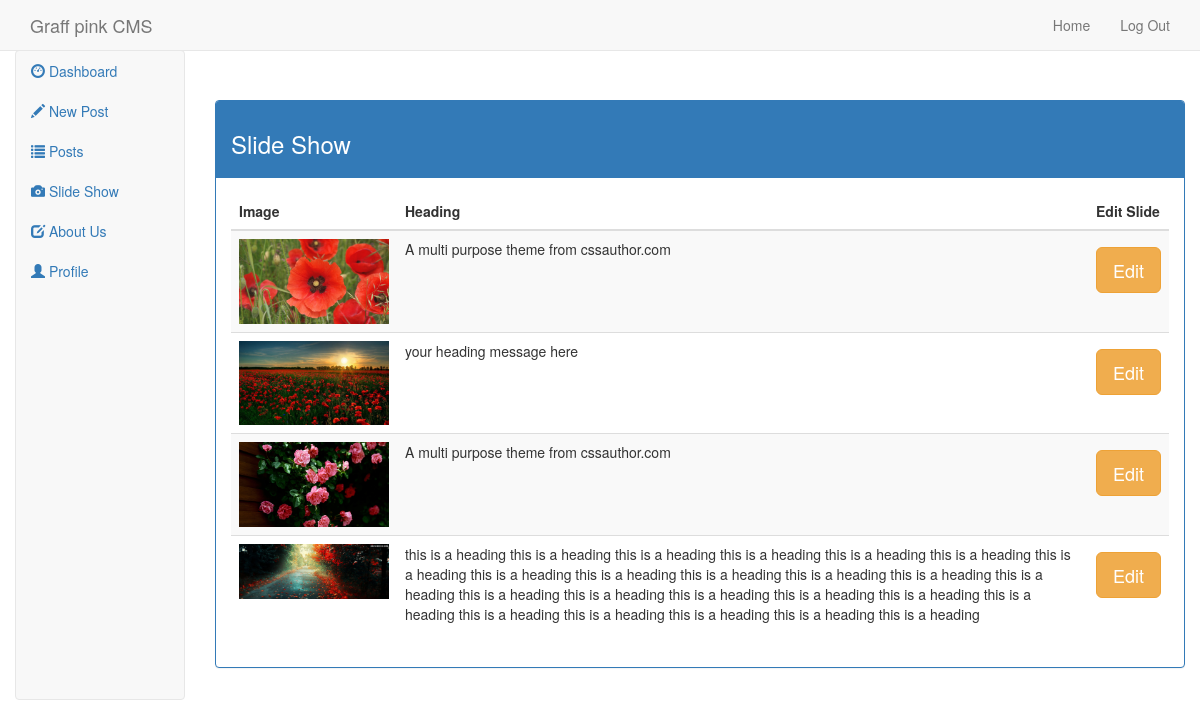
Page /admin/slide.php (signed in) on the committed database.
### tables this page shows
CREATE TABLE IF NOT EXISTS `slide` (
  `id` int(11) NOT NULL,
  `title` text NOT NULL,
  `image` text NOT NULL,
  PRIMARY KEY (`id`)
);

### admin/slide.php (the view, shortened to what this page needs)
<?php session_start();
	include 'includes/db.php';
?>
<!DOCTYPE html>
<html>
	<head>
		<link rel="stylesheet" href="../../bootstrap/css/bootstrap.css">
	</head>
	<body>
		<?php include 'includes/header.php';?>
		<div style="width:50px;height:50px;"></div>
		<?php include 'includes/sidebar.php';?>
		<div class="col-sm-10">
		<div style="width:50px;height:50px;"></div>
			<div class="panel panel-primary">
				<div class="panel-heading"><h3>Slide Show</h3></div>
				<div class="panel-body">
					<table class="table table-striped">
						<thead>
							<tr>
								<th>Image</th>
								<th>Heading</th>
								<th>Edit Slide</th>
							</tr>
						</thead>
						<tbody>
							<?php
								$sql = "SELECT * FROM slide";
								$run = mysqli_query($conn,$sql);
								while($rows = mysqli_fetch_assoc($run)){
									echo '
									<tr>
										<td>'.($rows['image'] == '' ? 'No Image' : '<img src="../'.$rows['image'].'" width="150px">').'</td>
										<td>'.$rows['title'].'</td>
										<td><a href="edit_slide.php?edit_id='.$rows['id'].'" class="btn btn-warning btn-lg navbar-btn">Edit</a></td>
									</tr>
									';
								}
							?>
						</tbody>
					</table>
				</div>
			</div>
		</div>
	</body>
</html>

### admin/includes/header.php
<header class="navbar navbar-default navbar-fixed-top" >
			<div class="container">
				<a href="index.php" class="navbar-brand">Graff pink CMS</a>
				<ul class="nav navbar-nav navbar-right">
					<li><a href="index.php">Home</a></li>
					<li><a href="../accounts/logout.php">Log Out</a></li>
				</ul>
			</div>
		</header>

### admin/includes/sidebar.php
<div class="col-sm-2">
    <ul class="navbar navbar-default nav" style="height:650px;">
				<li><a href="index.php"><i class="glyphicon glyphicon-dashboard"></i> Dashboard</a></li>
                <li><a href="new_post.php"><i class="glyphicon glyphicon-pencil"></i> New Post</a></li>
				<li><a href="post_list.php"><i class="glyphicon glyphicon-list"></i> Posts</a></li>
				<li><a href="slide.php"><i class="glyphicon glyphicon-camera"></i> Slide Show</a></li>
				<li><a href="about_us.php"><i class="glyphicon glyphicon-edit"></i> About Us</a></li>
				<li><a href="profile.php"><i class="glyphicon glyphicon-user"></i> Profile</a></li>
			</ul>
		</div>

### rows in the picture
slide: image (picture), title "A multi purpose theme from cssauthor.com"
slide: image (picture), title "your heading message here"
slide: image (picture), title "A multi purpose theme from cssauthor.com"
slide: image (picture), title "this is a heading this is a heading this is a heading this is a heading this is a heading this is a heading this is a heading this is a heading this is a heading this is a heading this is a heading this is a heading this is a heading this is a heading this is a heading this is a heading this is a heading this is a heading this is a heading this is a heading this is a heading this is a heading this is a heading this is a heading"
